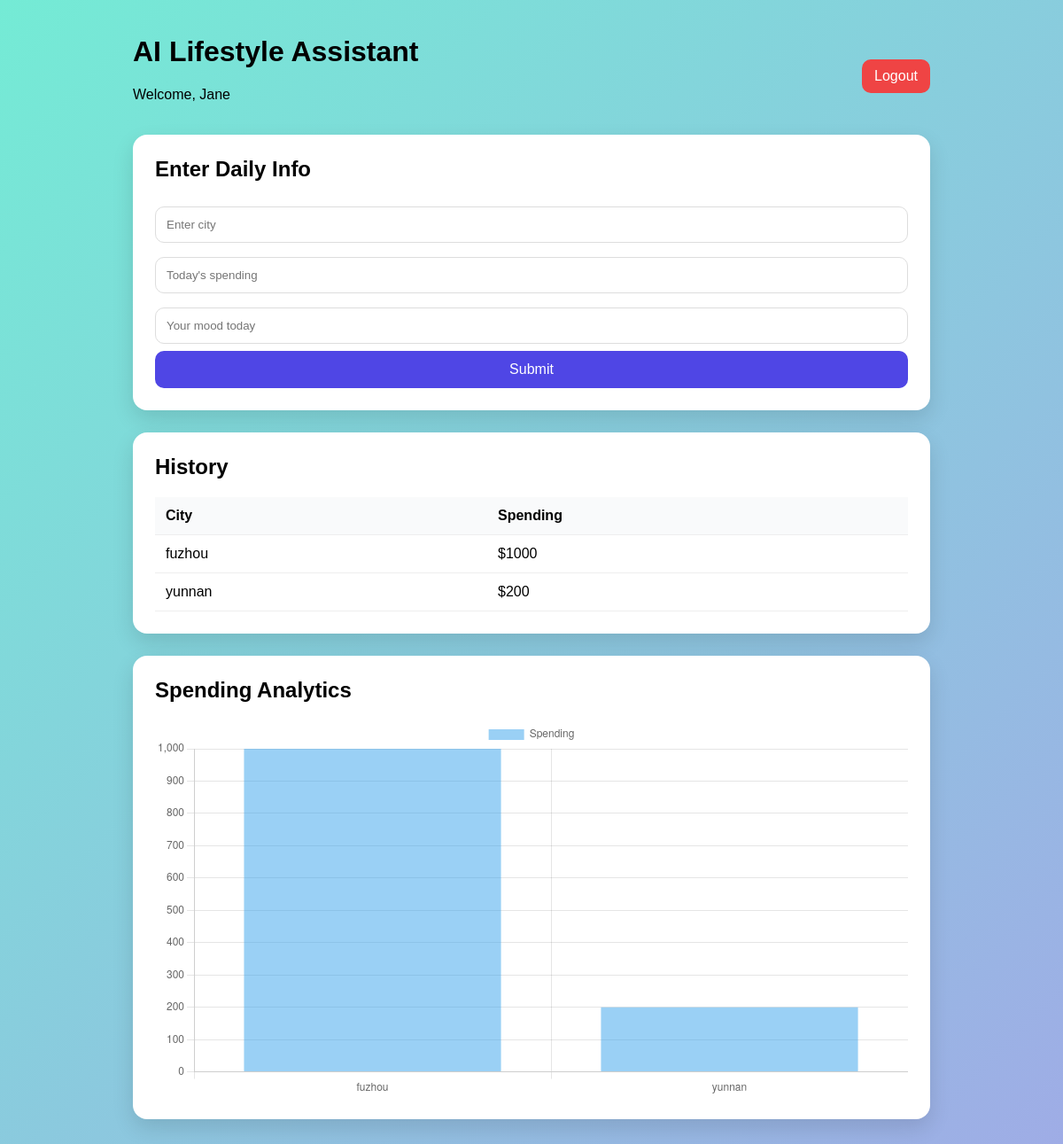
Page / (signed in) on the earlier database version.
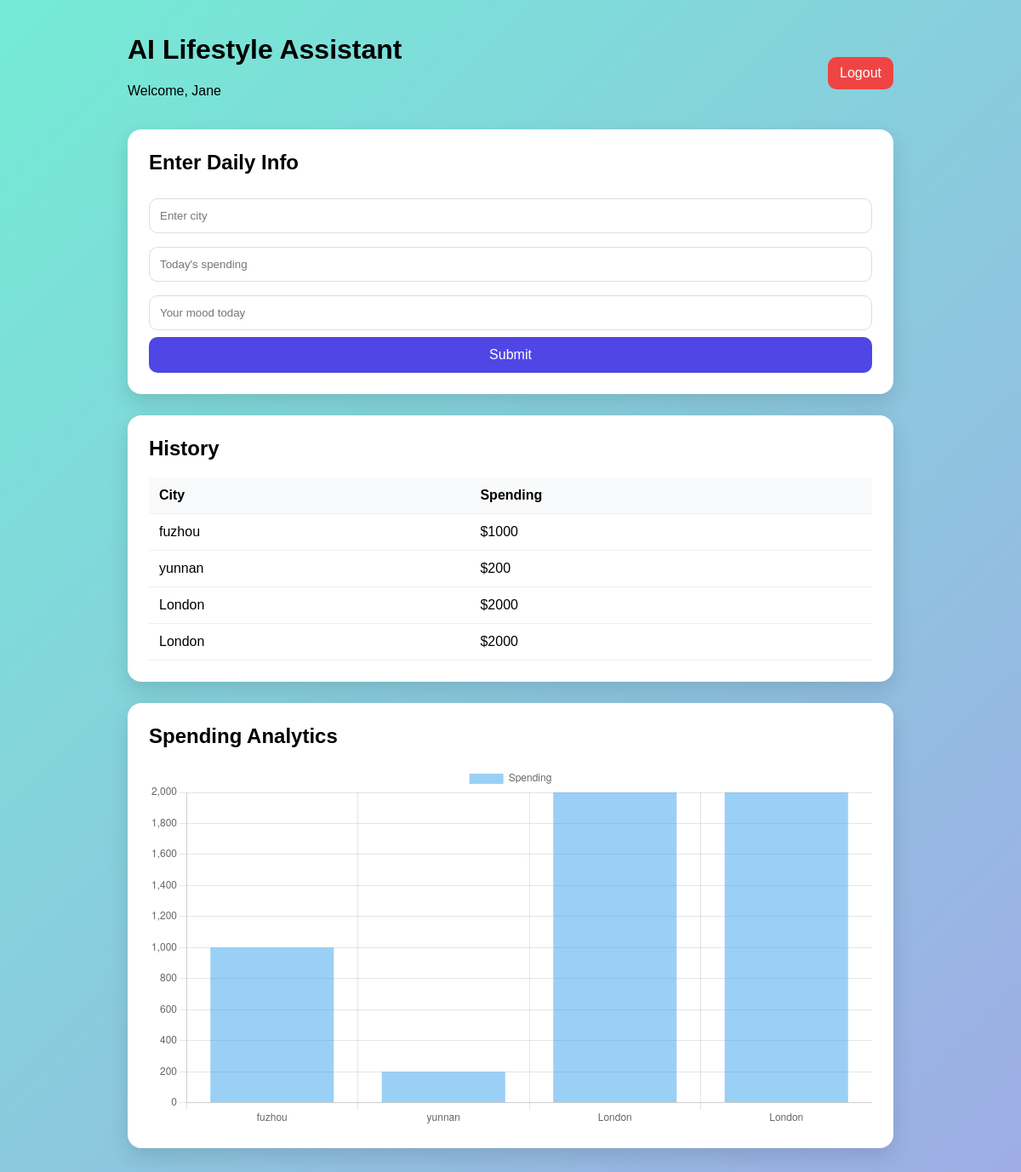
Same page on the later database version.
### tables this page shows
CREATE TABLE logs (
        id INTEGER PRIMARY KEY AUTOINCREMENT,
        user_id INTEGER,
        city TEXT,
        weather TEXT,
        spending INTEGER,
        mood TEXT);

### app.py (the view, shortened to what this page needs)
@app.route("/", methods=["GET", "POST"])
def home():
    if "user_id" not in session:
        return redirect("/login")
    weather = ""
    advice = ""
    logs = get_logs(session["user_id"])
    return render_template(
    "index.html",
    weather=weather,
    advice=advice,
    logs=logs,
    username=session.get("username")
    )

### app.py (called while the page is built)
def get_logs(user_id):
    conn = sqlite3.connect("data.db")
    cursor = conn.cursor()
    cursor.execute(
        "SELECT city, spending FROM logs WHERE user_id=?",
        (user_id,)
    )
    data = cursor.fetchall()
    conn.close()
    return data

### templates/index.html (shortened to what this page needs)
<!DOCTYPE html>
<html lang="en">
<head>
</head>
<body>
<div class="container">
    <div class="topbar">
    <div>
        <h1>AI Lifestyle Assistant</h1>
        <p>Welcome, {{ username }}</p>
    </div>
    <a href="/logout" class="logout">Logout</a>
</div>
    <div class="card">
        <h2>Enter Daily Info</h2>
        <form method="POST">
            <input type="text" name="city" placeholder="Enter city" required>
            <input type="number" name="spending" placeholder="Today's spending">
            <input type="text" name="mood" placeholder="Your mood today">
            <button type="submit">Submit</button>
        </form>
    </div>
    <div class="card">
        <h2>History</h2>
        <table>
            <tr>
                <th>City</th>
                <th>Spending</th>
            </tr>
            {% for log in logs %}
            <tr>
                <td>{{ log[0] }}</td>
                <td>${{ log[1] }}</td>
            </tr>
            {% endfor %}
        </table>
    </div>
    <div class="card">
        <h2>Spending Analytics</h2>
        <canvas id="myChart"></canvas>
    </div>
</div>
<script>
let labels = [];
let data = [];
{% for log in logs %}
labels.push("{{ log[0] }}");
data.push({{ log[1] or 0 }});
{% endfor %}
new Chart(document.getElementById("myChart"), {
    type: "bar",
    data: {
        labels: labels,
        datasets: [{
            label: "Spending",
            data: data
        }]
    }
});
</script>
</body>
</html>

### templates/index.html (style rules this page uses)
body { margin:0; font-family: Arial, sans-serif; background: linear-gradient(135deg,#74ebd5,#9face6); min-height:100vh; }
.container { width:90%; max-width:900px; margin:40px auto; }
.card { background:white; padding:25px; border-radius:16px; box-shadow:0 10px 25px rgba(0,0,0,0.12); margin-bottom:25px; }
h1,h2,h3 { margin-top:0; }
input { width:100%; padding:12px; margin:8px 0; border:1px solid #ddd; border-radius:10px; box-sizing:border-box; }
button { width:100%; padding:12px; background:#4f46e5; color:white; border:none; border-radius:10px; font-size:16px; cursor:pointer; }
table { width:100%; border-collapse:collapse; }
th,td { padding:12px; border-bottom:1px solid #eee; text-align:left; }
th { background:#f9fafb; }
.topbar { display:flex; justify-content:space-between; align-items:center; margin-bottom:20px; }
.logout { text-decoration:none; color:white; background:#ef4444; padding:10px 14px; border-radius:10px; }

Differences in the rows shown:
added logs: city "London", spending "2000"
added logs: city "London", spending "2000"
Other differences:
chart data {{ log[0] }}: fuzhou, yunnan → fuzhou, yunnan, London, London
chart data {{ log[1] or 0 }}: 1000, 200 → 1000, 200, 2000, 2000
